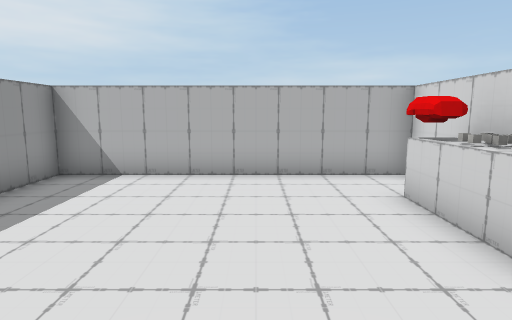
view 1 (above)

12 first-person views from a walk through a 3-D level made in the Unity game engine. The camera is 1.4 m above the floor, tilts 8° down and sees 75° across. The floor is counted in squares, 1 m on a side. Each view is taken from the middle of a square. On the plan, view 1 faces up. The plan holds only what a view shows up to about 15 squares ahead; the rest is blank. The player is left out. Some surface patterns are stand-ins.

view 2
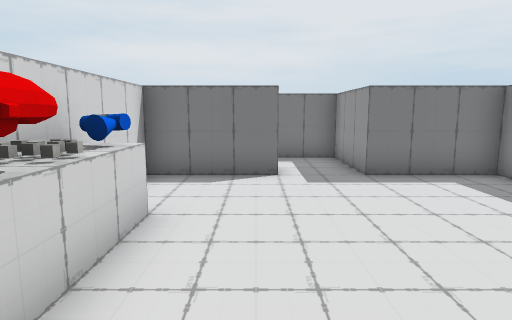

view 3
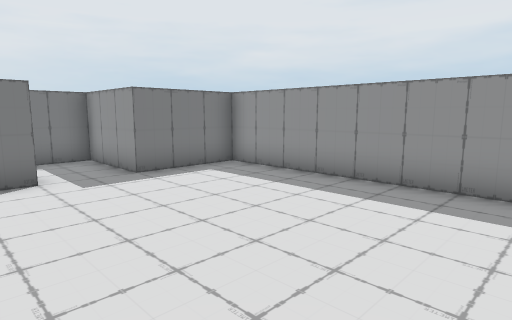

view 4
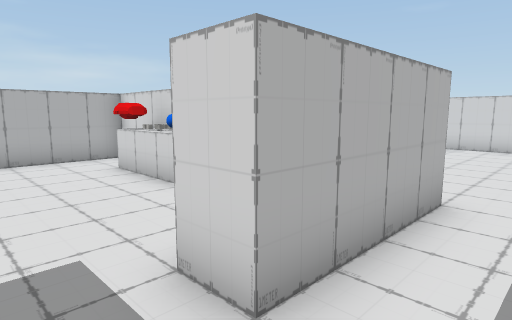

view 5
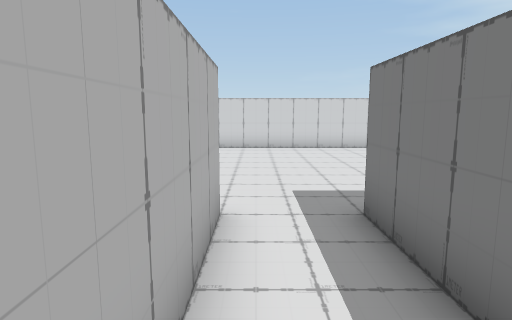

view 6
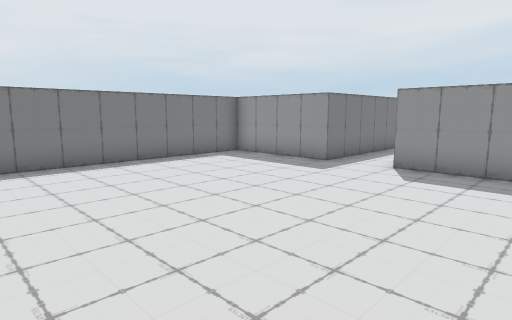

view 7
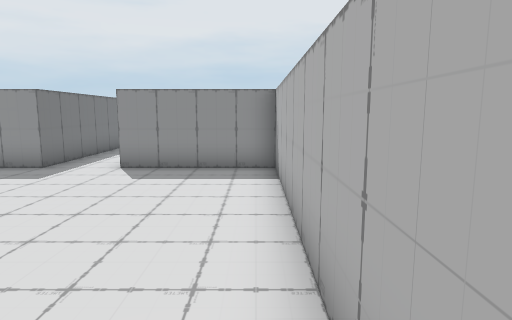

view 8
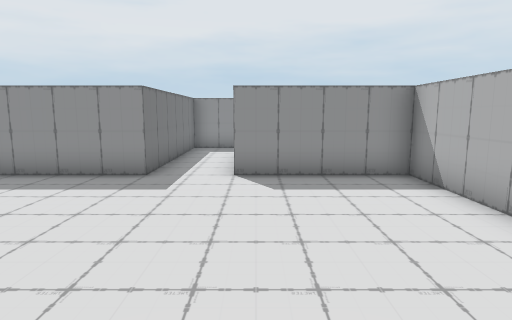

view 9
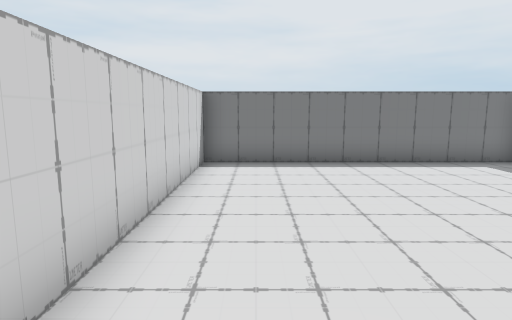

view 10
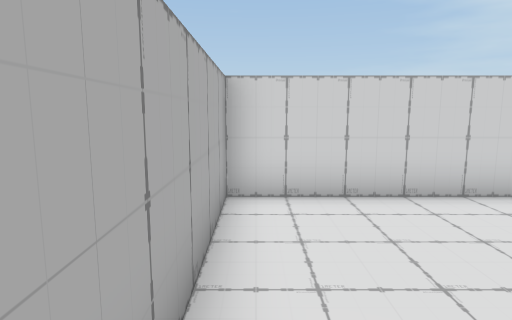

view 11
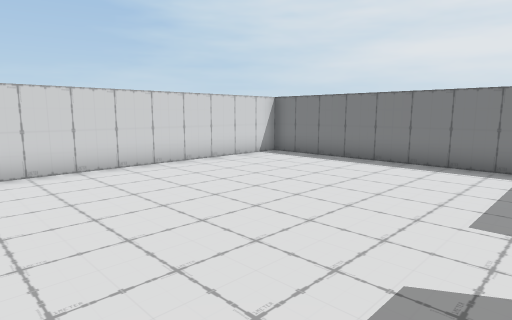

view 12
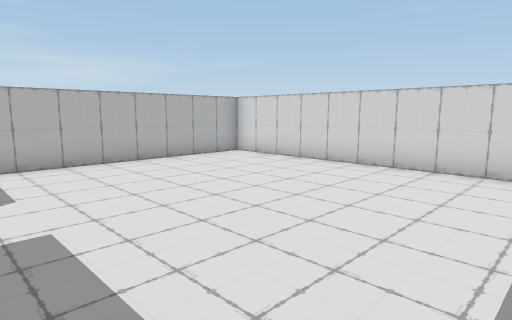

### Floor plan
Ten units are one square. View 1 is at (0, 0); x grows to the right and y downward. Boxes are objects, and circles mark ways between rooms. Rooms are numbered by the first view taken in them; rooms with no view inside come last. Other rooms are left out.
<svg viewBox="-50 -80 190 160">
<path fill="none" stroke="#000" d="M5 5 35 5 35 -75 -45 -75 -45 5 -15 5M-15 5 -15 35 45 35 45 75 135 75 135 -25 45 -25 45 15 5 15 5 5"/>
<rect x="25" y="-35" width="10" height="10" fill="#bbb"><title>other object</title></rect>
<rect x="25" y="-45" width="10" height="10" fill="#bbb"><title>ammo</title></rect>
<rect x="25" y="-55" width="10" height="10" fill="#bbb"><title>other object</title></rect>
<circle cx="-5" cy="10" r="3" fill="#2a7"/>
<text x="-10" y="-40">1</text>
<text x="80" y="20">2</text>
</svg>
Room 1 opens to room 2.

Where each view was taken, in squares from view 1:
view 1: 0 up, 0 right, facing up
view 2: 7 up, 1 right, facing down
view 3: 7 up, 2 right, facing down-left
view 4: 3 down, 1 left, facing up-right
view 5: 2 down, 0 right, facing right
view 6: 2 up, 13 right, facing down-left
view 7: 2 up, 13 right, facing left
view 8: 1 down, 12 right, facing left
view 9: 2 up, 12 right, facing down
view 10: 2 up, 8 right, facing right
view 11: 2 up, 5 right, facing down-right
view 12: 7 down, 5 right, facing up-right
